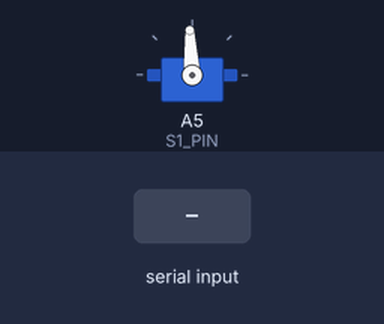
A sketch run on a simulated Arduino Uno, built with avr-gcc and run on an emulated ATmega328P. On the bench: servo. The test bench sets the inputs (shaded band).

Above: at 1.2 s.
1.3 s: "90,45\n" received over Serial
At 1.45 s:
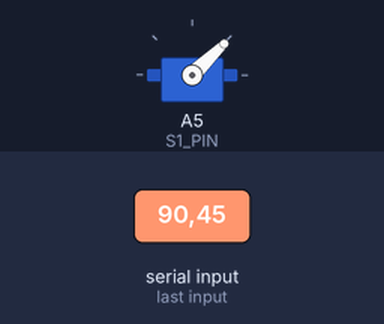
Timing chart, 0 to 4.3 s (numbered marks = the images above; inputs shaded):
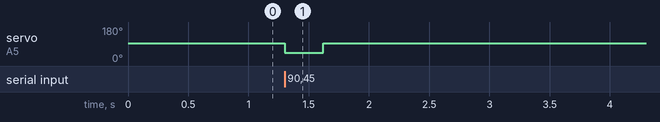

Measured:
- after the input at 1.3 s, servo on A5 (S1_PIN): 93° → 44° at once, → 93° 0.32 s later

The sketch:

main.ino
```cpp
#include <Servo.h>

#define S1_PIN A5
#define FULL_CYCLE 850.0
#define BEGIN_SPEED 15

Servo s1;
int angle, value;

void setup() {
  Serial.begin(57600);
  s1.attach(S1_PIN);
  s1.writeMicroseconds(1500);
}

void loop() {
  if (Serial.available()) {
    angle = Serial.parseInt();
    value = floor(FULL_CYCLE * angle / 360.0);
    //if (value > )
    s1.writeMicroseconds(1000);
    delay(value);
    s1.writeMicroseconds(1500);
  }
}
```
